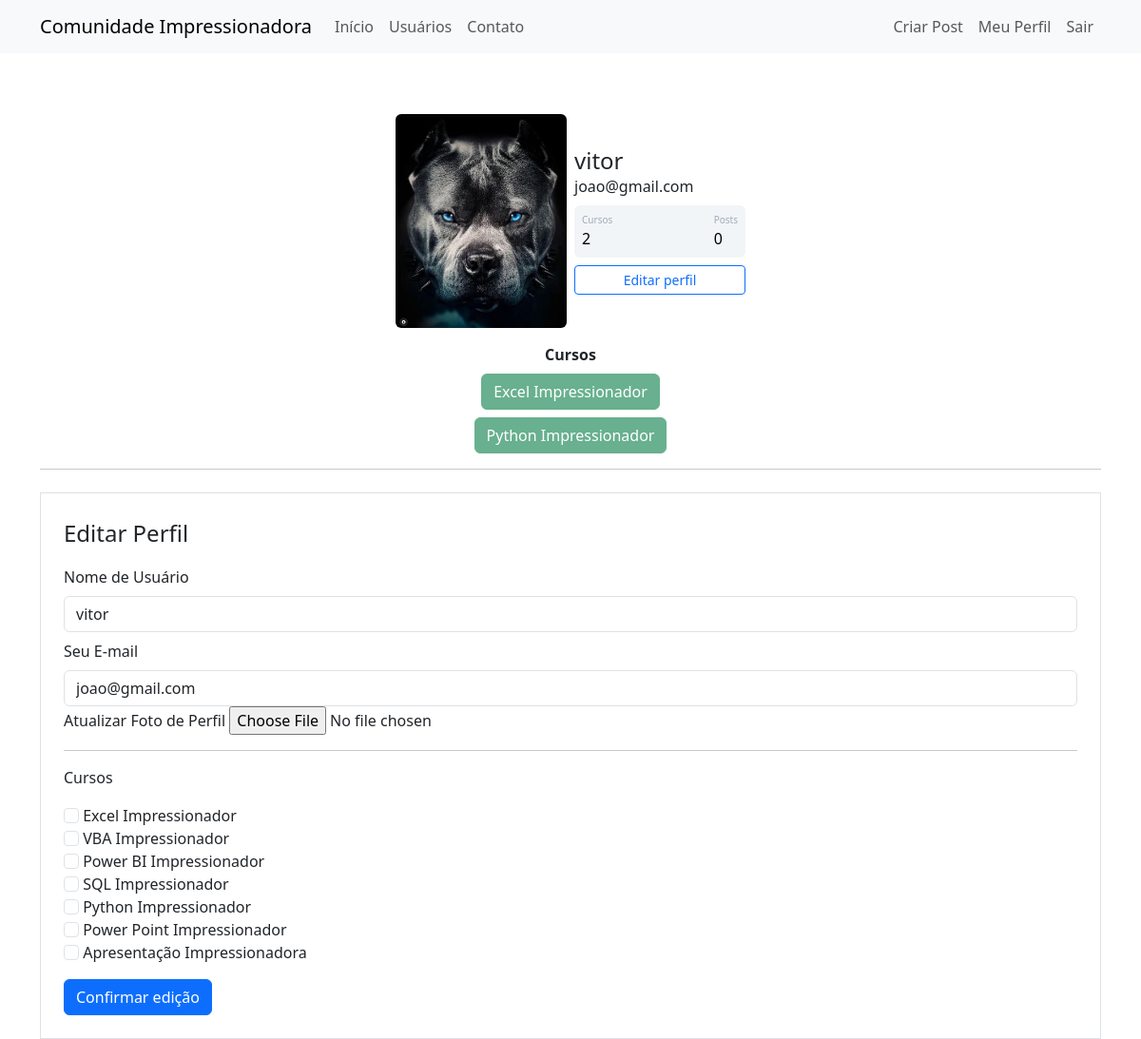
Page /perfil/editar (signed in) on the committed database.
### comunidadeimpressionadora/models.py (models this page shows)
class Usuario(database.Model, UserMixin):
    id = database.Column(database.Integer, primary_key=True)
    username = database.Column(database.String, nullable=False)
    email = database.Column(database.String, nullable=False, unique=True)
    senha = database.Column(database.String, nullable=False)
    foto_perfil = database.Column(database.String, default='default.jpg')
    post = database.relationship('Post', backref='autor', lazy=True)
    cursos = database.Column(database.String, nullable=False, default='Não Informado')

### comunidadeimpressionadora/routes.py (the view)
@app.route('/perfil/editar', methods=['GET', 'POST'])
@login_required
def editar_perfil():
    form = FormEditarPerfil()
    if form.validate_on_submit():
        current_user.email = form.email.data
        current_user.username = form.username.data
        if form.foto_perfil.data:
            nome_imagem = salvar_imagem(form.foto_perfil.data)
            current_user.foto_perfil = nome_imagem
        current_user.cursos = atualizar_cursos(form)
        database.session.commit()
        flash(f'Perfil atualizado com sucesso.', "alert-success")
        return redirect(url_for('perfil'))
    elif request.method == 'GET':
        form.email.data = current_user.email
        form.username.data = current_user.username
    foto_perfil = url_for("static", filename=f"fotos_perfil/{current_user.foto_perfil}")
    return render_template('editarperfil.html', foto_perfil=foto_perfil, form=form)

### comunidadeimpressionadora/forms.py (shortened to what this page needs)
class FormEditarPerfil(FlaskForm):
    username = StringField('Nome de Usuário', validators=[DataRequired()])
    email = StringField('Seu E-mail', validators=[DataRequired(), Email()])
    foto_perfil = FileField('Atualizar Foto de Perfil', validators=[FileAllowed(['jpg', 'png'])])
    curso_excel = BooleanField('Excel Impressionador')
    curso_vba = BooleanField('VBA Impressionador')
    curso_powerbi = BooleanField('Power BI Impressionador')
    curso_sql = BooleanField('SQL Impressionador')
    curso_python = BooleanField('Python Impressionador')
    curso_powerpoint = BooleanField('Power Point Impressionador')
    curso_ppt = BooleanField('Apresentação Impressionadora')
    botao_editarperfil = SubmitField('Confirmar edição')

### comunidadeimpressionadora/models.py (called while the page is built)
@login_manager.user_loader
def load_usuario(id_usuario):
    return Usuario.query.get(int(id_usuario))

### comunidadeimpressionadora/templates/editarperfil.html (shortened to what this page needs)
{% extends 'perfil.html' %}
{% block form_editar_perfil %}
<div class="container">
    <hr>
    <div class="row">
    <div class="col">
        <form method="POST" action="" class="border p-4 mt-2" enctype="multipart/form-data">
            <legend>Editar Perfil</legend>
            <fieldset>
                <div class="form-group">
                    {{form.username.label(class="form-control-label mt-2")}}
                    {% if form.username.errors %}
                        {{form.username(class="form-control is-invalid")}}
                        <div class="invalid-feedback">
                        {% for erro in form.username.errors %}
                            {{ erro }}
                        {% endfor %}
                        </div>
                    {% else %}
                        {{form.username(class="form-control mt-2")}}
                    {% endif %}
                </div>
                <div class="form-group">
                    {{form.email.label(class="form-control-label mt-2")}}
                    {% if form.email.errors %}
                        {{form.email(class="form-control is-invalid")}}
                        <div class="invalid-feedback">
                        {% for erro in form.email.errors %}
                            {{ erro }}
                        {% endfor %}
                        </div>
                    {% else %}
                        {{form.email(class="form-control mt-2")}}
                    {% endif %}
                </div>
                <div class="form-group">
                    {{ form.foto_perfil.label }}
                    {{ form.foto_perfil(class="form-control-file") }}
                </div>
                <hr>
                <p>Cursos</p>
                {% for campo in form %}
                    {% if 'curso_' in campo.name %}
                        <div class="form-group">
                            {{campo(class="form-check-input ")}}
                            {{campo.label(class="form-check-label ")}}
                        </div>
                    {% endif %}
                {% endfor %}
            </fieldset>
            {{form.botao_editarperfil(class='btn btn-primary mt-3')}}
        </form>
    </div>
    </div>
</div>
{% endblock %}

### comunidadeimpressionadora/templates/perfil.html (shortened to what this page needs)
{% extends 'base.html' %}
{% block body %}
        <div class="container mt-5 d-flex justify-content-center">
            <div class="card p-3">
                <div class="d-flex align-items-center">
                    <div class="image pe-2">
                <img src="{{ foto_perfil }}" class="rounded" width="180" >
                </div>
                <div class="ml-3 w-100">
                   <h4 class="mb-0 mt-0">{{ current_user.username }}</h4>
                   <span>{{ current_user.email }}</span>
                   <div class="p-2 mt-2 bg-primary d-flex justify-content-between rounded text-white stats">
                       {% if "Não Informado" in current_user.cursos %}
                               <div class="d-flex flex-column"><span class="articles">Cursos</span><span class="number1">0 </span>
                       {% else %}
                    <div class="d-flex flex-column"><span class="articles">Cursos</span><span class="number1">{{ current_user.cursos.count(';') + 1}} </span>
                        {% endif %}
                    </div>
                    <div class="d-flex flex-column"><span class="rating">Posts</span><span class="number3">0</span>
                    </div>
                   </div>
                   <div class="button mt-2 d-flex flex-row align-items-center">
                       <a class= "w-100" href="{{url_for('editar_perfil')}}"><button class="btn btn-sm btn-outline-primary w-100">Editar perfil</button></a>
                   </div>
                </div>
                </div>
            </div>
        </div>
<div class="row justify-content-center">
    <div class="col col-4" style="text-align: center">
        <strong>Cursos</strong>
        <br>
                {% for curso in current_user.cursos.split(';') %}
                <button type="button" class="btn btn-success mt-2" disabled>{{curso}}</button>
                {% endfor %}
    </div>
</div>
    {% block form_editar_perfil %}
    {% endblock %}
{% endblock %}

### comunidadeimpressionadora/static/main.css (style rules this page uses)
.card { width: 400px; border: none; border-radius: 10px; background-color: #fff; }
.stats { background: #f2f5f8 !important; color: #000 !important; }
.articles { font-size:10px; color: #a1aab9; }
.number1 { font-weight:500; }
.rating { font-size:10px; color: #a1aab9; }
.number3 { font-weight:500; }

### rows in the picture
Usuario: username "vitor", email "joao@gmail.com", cursos "2"

### other values in the picture
{{ curso }} "Excel Impressionador" "Python Impressionador"
{{ campo.label(class="form-check-label ") }} "Excel Impressionador" "VBA Impressionador" "Power BI Impressionador" "SQL Impressionador" "Python Impressionador" "Power Point Impressionador" "Apresentação Impressionadora"
